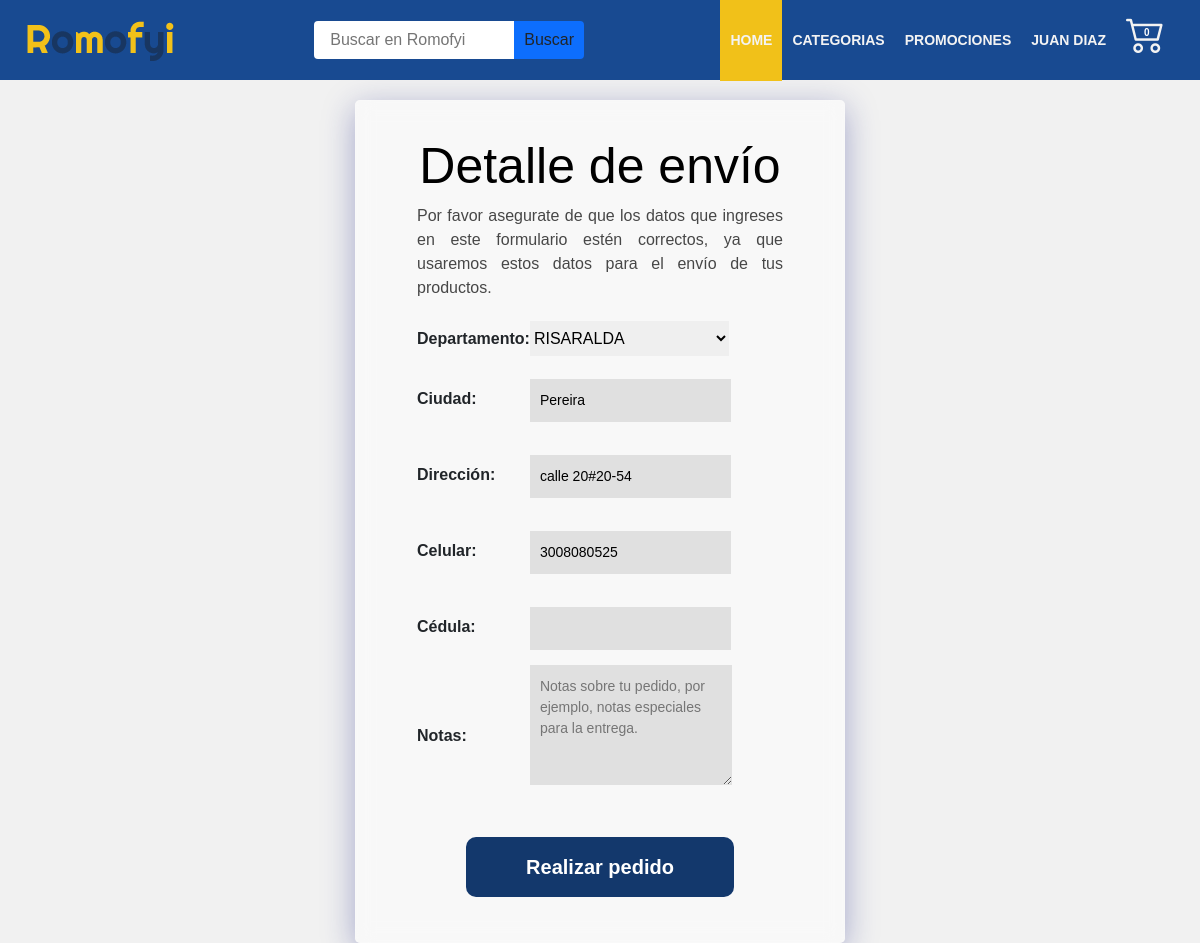
Page /pedidoProcesado/ (signed in) on the committed database.
### Aplicaciones/Usuarios/models.py (models this page shows, shortened)
class PerfilUsuario(models.Model):
    nombre1 = models.CharField(max_length=30, default="user")
    nombre2 = models.CharField(max_length=30, default="default")
    primerApellido = models.CharField(max_length=50,default="")
    segundoApellido = models.CharField(max_length=50,default="")
    user = models.OneToOneField(User, null=False, blank=False, on_delete=models.CASCADE)
    departamento = models.CharField(max_length=50,choices = departamento, default = '')
    ciudad = models.CharField(max_length=50, default="")
    celular = models.CharField(max_length=10,default="")
    direccion = models.CharField(max_length=50,default="")
    created_at = models.DateTimeField(auto_now_add=True)

### Aplicaciones/pedidos/views.py (the view)
# urls.py: path('pedidoProcesado/',login_required(procesar_pedido), name = 'pedidoProcesado'),
def procesar_pedido(request):
    template_name = "carrito/formEnvio.html"
    carro = Carro(request)
    lineas_pedido = list()
    if request.method == 'POST':
        form = formEnvio(request.POST)
        if form.is_valid():
            pedido = Pedido.objects.create(user = request.user)
            for clave, value in carro.carro.items():
                clave_split = clave.split("-")
                pro = Productos.objects.get(id=clave_split[0])
                color = clave_split[1]
                talla = clave_split[2]
                talla_stock =  Stock.objects.get(producto = pro.id, tallas = talla, colores =color)
                dir = form.cleaned_data['direccion']
                depart = form.cleaned_data['departamento']
                ciudad = form.cleaned_data['ciudad']
                cel = form.cleaned_data['celular']
                cedula = form.cleaned_data['cedula']
                comentarios = form.cleaned_data['comentarios']
                talla_stock.stock = int(talla_stock.stock - value["cantidad"])
                talla_stock.save()
                total = importe_total_carro(request)
                pedido.cedula = cedula
                pedido.celular = cel
                pedido.direccion = dir
                pedido.departamento = depart
                pedido.ciudad = ciudad
                pedido.ordernum = random.randint(10000, 99999)
                pedido.precioTotal = total['importe_total_carro']
                pedido.comentarios = comentarios
                pedido.save()
                lineas_pedido.append(LineaPedido(
                    producto=pro,
                    cantidad=value["cantidad"],
                    precioUnidad=int(value["precioInicial"]),
                    user=request.user,
                    pedido=pedido,
                    subTotal=value["precio"],
                    color=color,
                    talla=talla
                ))
            try:
                LineaPedido.objects.bulk_create(lineas_pedido)
                enviar_email(
                    color=color,
                    talla=talla,
                    pedido=pedido,
                    lineas_pedido=lineas_pedido,
                    nombreusuario=request.user.username,
                    emailusuario=request.user.email
                )
                carro.limpiar_carro()
                messages.success(request, '¡Gracias por su compra!')
                return redirect('tiendaEnLinea:succes')
            except:
                carro = Carro(request)
                carro.limpiar_carro()
                return redirect('tiendaEnLinea:succes')
    else:
        user = request.user.id
        us = PerfilUsuario.objects.get(user_id = user)
        form=formEnvio(instance = us)
    context={
            'form':form,
        }
    return render (request,template_name, context)

### Aplicaciones/pedidos/form.py
class formEnvio(forms.ModelForm):
    departamento =   forms.ChoiceField(label='Departamento',required=True, choices= departamento)
    ciudad =   forms.CharField(label='Ciudad',required=True,)
    direccion =   forms.CharField(label='Dirección',required=True,)
    celular =   forms.CharField(label='Celular',required=True,)
    cedula = forms.CharField(label='Cédula',required=True,)
    comentarios = forms.CharField(label='Notas',required=False,widget=forms.Textarea(attrs={'placeholder': 'Notas sobre tu pedido, por ejemplo, notas especiales para la entrega.','class': 'NotasEnvio'}))
    class Meta:
        model = PerfilUsuario
        fields = ['departamento','ciudad','direccion','celular','cedula','comentarios']

### Aplicaciones/carrito/context_processor.py (called while the page is built)
def importe_total_carro(request):
    carro = Carro(request)
    total = 0
    CantTotal = 0
    if request.user.is_authenticated:
        for key, value in request.session["carro"].items():
            total = total + int(value["precio"])
            CantTotal = CantTotal + int(value["cantidad"])
    return{"importe_total_carro":total,"importe_CantTotal_carro":CantTotal}

### Aplicaciones/tiendaEnLinea/templates/carrito/formEnvio.html (shortened to what this page needs)
{% extends 'base/base.html' %}
{% load static %}
{% block content %}
    <section class="section_formEnvios">
           <form class="formEnvio" method="POST">
            <h5>Detalle de envío</h5>
            <table class="registro__container--envio">
                {{ form.as_table }}
                <p>Por favor asegurate de que los datos que ingreses en este formulario estén correctos, ya que usaremos estos datos para el envío de tus productos.</p>
            </table>
            <button class="buttons button--registro" type="submit">Realizar pedido</button>
        </form>
    </section>
{% endblock %}

### Aplicaciones/tiendaEnLinea/templates/navbar.html (shortened to what this page needs)
{% load static %}
{% load humanize %}
<div class="nav_container">
    <a href="{% url 'tiendaEnLinea:index'%}" class="logo_nav_container">
        <picture>
            <img src="{% static 'img/Logo/logo.png' %}" class="logo_nav" alt="">
        </picture>
    </a>
    <form class="container__buscador " action="{% url 'tiendaEnLinea:search' %}">
        <input class="buscador" type="search" name="busqueda" placeholder="Buscar en Romofyi">
        <button class="boton_buscar" type="submit">Buscar</button>
    </form>
    <ul class="nav-menu .nav-menu_visible">
        <li	li class="nav-menu-item">
            <a href="{% url 'tiendaEnLinea:index'%}" class="nav-menu-link nav-links nav-menu-link_active">Home</a>
        </li>
        <li class="nav-menu-item dropdown hidden-movil">
            <a href="#" class="nav-menu-link nav-links ">Categorias</a>
        </li>
        <li class="nav-menu-item">
            <a href="#" class="nav-menu-link nav-links ">Promociones</a>
        </li>
        {% if request.user.is_authenticated %}
            <li class="nav-menu-item dropdown hidden-movil">
                <a href="{% url 'tiendaEnLinea:ModificarPerfil' %}" class="nav-menu-link nav-links usuario">{{user.perfilusuario.nombre1}} {{user.perfilusuario.primerApellido}}</a>
            </li>
            <li class="nav-menu-item bag">
                {% if request.session.carro.items %}
                    <a  class="padding nav-links " href="{% url 'tiendaEnLinea:mycart' %}" > <i class="bi bi-cart2 tamanho"></i><p id="totalCarro">{{importe_CantTotal_carro|intcomma}}</p> </a>
                {% else %}
                    <a  class="padding nav-links " href="{% url 'tiendaEnLinea:mycart' %}" > <i class="bi bi-cart2 tamanho"></i><p id="totalCarro">0</p> </a>
                {% endif %}
            </li>
        {% else %}
            <li class="nav-menu-item">
                <a href="{% url 'tiendaEnLinea:login' %}" class="nav-menu-link nav-links ">Identificate</a>
            </li>
        {% endif %}
    </ul>
</div>

### static/styleheets/base.css (style rules this page uses)
* { margin: 0; padding: 0; box-sizing: border-box; font-family: sans-serif; border: 0px; }
html { height: 100%; }
.body { padding: 0px 0px 0; background-color: #F1F1F1; font-family: sans-serif; font-weight: 100; scroll-behavior: smooth; min-height: 100%; justify-items: center; display:flex; flex-direction: column; align-items: center; }
a:link, a:visited, a:active { text-decoration:none; }
:root { --azul: #13386C; --dorado: #F1C119; --gris: #f2f2f2; }

### static/styleheets/estilosGenerales.css (style rules this page uses)
#id_departamento { width: 199px; margin: 5px 0px 5px 0; }

### static/styleheets/nav.css (style rules this page uses)
.nav_container { width: 100%; display: flex; justify-content: space-between; align-items: center; height: 80px; padding: 0 25px; z-index: 100; }
.nav-menu { display: flex; list-style: none; justify-content: space-between; align-items: center; margin: 0; padding: 0; }
.nav-links { text-decoration: none; color: rgb(243, 243, 243); font-weight: bold; font-size: 14px; }
.nav-menu-item { font-size: 12px; line-height: 60px; text-transform: uppercase; width: max-content; }
.bag { padding: 5px 10px; position: relative; }
.bag p { color: white; position: absolute; left: 28px; top: 2.5px; font-size: 10px; }
.padding { padding: 28px 0; }
.nav-menu-link { padding: 33px 10px; }
.nav-menu-link:hover,.nav-menu-link_active, .bag:hover { background-color: var(--dorado); transition: 0.5s; }
.dropdown { display: inline-block; position: relative; }
.container__buscador { display: flex; justify-content: center; }
.buscador { height: 38px; width: 200px; padding: 14px 32px 14px 16px; outline: none; border-radius: 0.25rem 0 0 0.25rem ; }
.boton_buscar { height: 38px; width: 70px; display: inline-block; font-weight: 400; line-height: 1.5; color: #212529; text-align: center; text-decoration: none; vertical-align: middle; cursor: pointer; -webkit-user-select: none; -moz-user-select: none; user-select: none; background-color: #0d6efd; font-size: 1rem; border-radius: 0 0.25rem 0.25rem 0 ; transition: color .15s }
.tamanho { font-size: 39px; }

### static/styleheets/OtrasPaginas/detalle.css (style rules this page uses)
p { margin: 0; padding: 0; }

### static/styleheets/GestionCarrito/carrito.css (style rules this page uses)
p,h1,h2,h3,h4,h5 { color: rgb(71, 71, 71); }

### static/styleheets/GestionCarrito/formEnvio.css (style rules this page uses)
.section_formEnvios { margin-top: 100px; font-family: Arial, Helvetica, sans-serif; width: 100%; display: flex; flex-direction: column; justify-content: center; align-items: center; }
.formEnvio { display: flex; flex-direction: column; justify-content: center; align-items: center; width: 490px; padding: 35px 61px; background: rgba( 255, 255, 255, 0.5 ); box-shadow: 0 8px 32px 0 rgb(31 38 135 / 37%); backdrop-filter: blur( 9px ); -webkit-backdrop-filter: blur( 9px ); border-radius: 5px; border: 1px solid rgba( 255, 255, 255, 0.18 ); }
.NotasEnvio { height: 120px; background-color: rgb(224, 224, 224); font-size: 14px; color: rgb(0, 0, 0); border: 0; outline: none; border-radius: 0; margin-bottom: 15px; padding: 11px 10px; width: 80%; }
.registro__container--envio input { margin-top: 18px; color: rgb(0, 0, 0); border: 0; outline: none; border-radius: 0; margin-bottom: 15px; padding: 11px 10px; font-size: 14px; background-color: rgb(224, 224, 224); }
.formEnvio p { text-align: justify; }
#id_departamento { height: 35px ; }
.formEnvio h5 { font-size: 50px; color: #000; }

### static/styleheets/GestionPerfiles/login.css (style rules this page uses)
* { margin: 0; padding: 0; }
.buttons { background-color: #13386c; color: white; font-size: 20px; padding: 15px 60px; text-decoration: none; border-radius: 10px; font-weight: bold; cursor: pointer; height: 60px; transition: background-color .5s; }
.button--registro { margin-top: 30px; margin-bottom: 10px; }

### rows in the picture
PerfilUsuario: departamento "RISARALDA", ciudad "Pereira", direccion "calle 20#20-54", celular "3008080525"

### other values in the picture
{{ user.perfilusuario.nombre1 }} "JUAN"
{{ user.perfilusuario.primerApellido }} "DIAZ"
